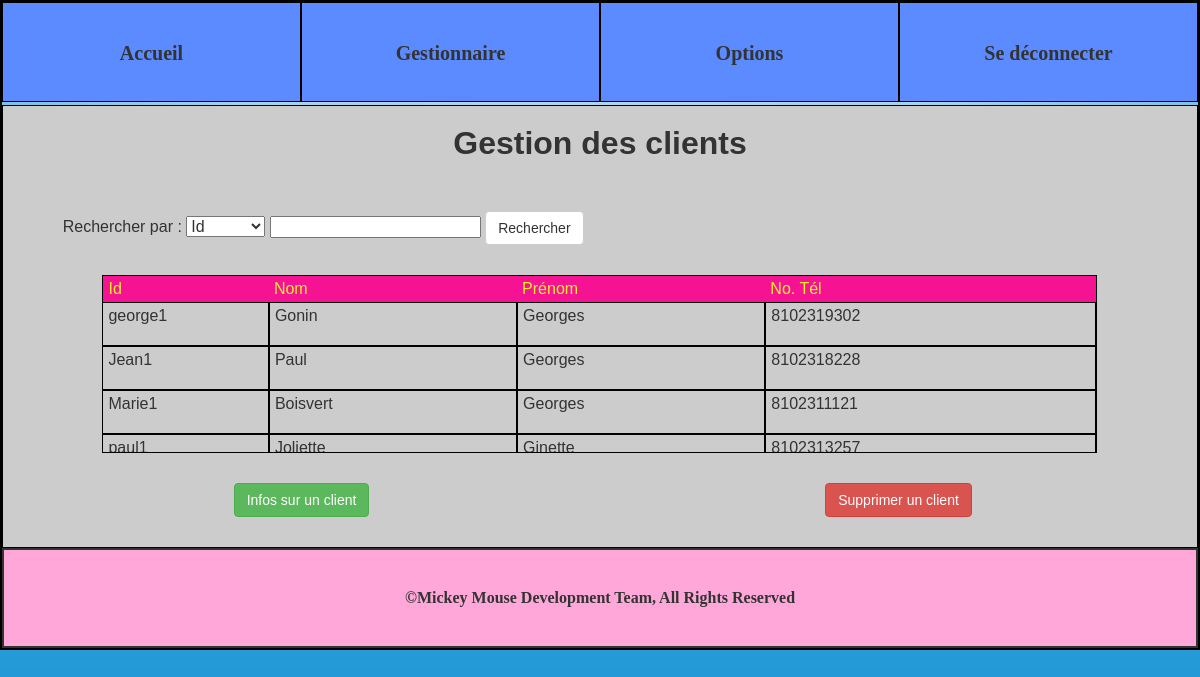
/client/page_client_gestion.php, run on the app's committed database.
### tables this page shows
CREATE TABLE client (
  identifiant VARCHAR(30) NOT NULL PRIMARY KEY,
  id_forfait INT,
  nom VARCHAR(30) NOT NULL,
  prenom VARCHAR(30) NOT NULL,
  date_naissance DATE NOT NULL,
  courriel VARCHAR(50) NOT NULL,
  telephone BIGINT NOT NULL,
  mot_de_passe VARCHAR(30) NOT NULL,
  FOREIGN KEY (id_forfait) REFERENCES forfait(id)
);

### client/gestionClient.php (called while the page is built, shortened)
<?php
include_once '../Outils/connexion.php';
include_once 'client.php';
  class GestionClient{
    public function getAllClient($column, $critere){
      $tempconn = new Connexion();
      $conn = $tempconn->getConnexion();
      $clients = null;
      $requete= "SELECT * FROM client";
      $result = $conn->query($requete);
      if ($result->num_rows > 0) {
        while($row = $result->fetch_assoc()) {
            $clients[] = new Client($row['identifiant'], $row['id_forfait'], $row['nom'], $row['prenom'], $row['date_naissance'], $row['courriel'],$row['telephone'], $row['mot_de_passe']);
          }
      }
      return $clients;
    }
  }
?>

### Outils/connexion.php (called while the page is built, shortened)
<?php
class Connexion{
  private $dbHost = "localhost";
  private $dbUser = "root";
  private $dbPass = "";
  private $dbName = "gymcentral";
  function __construct() {
    $this->conn = mysqli_connect($this->dbHost, $this->dbUser, $this->dbPass, $this->dbName);
  }
}
?>

### client/client.php (called while the page is built, shortened)
<?php
  class Client{
    private $identifiant;
    private $prenom;
    private $nom;
    private $telephone;
    public function getIdentifiant(){
      return $this->identifiant;
    }
    public function setIdentifiant($identifiant){
      $this->identifiant = $identifiant;
    }
    public function getPrenom(){
      return $this->prenom;
    }
    public function setPrenom($prenom){
      $this->prenom = $prenom;
    }
    public function getNom(){
      return $this->nom;
    }
    public function setNom($nom){
      $this->nom = $nom;
    }
    public function getTelephone(){
      return $this->telephone;
    }
    public function setTelephone($telephone){
      $this->telephone = $telephone;
    }
  }
 ?>

### client/gestionAffichageClient.php (the view, shortened to what this page needs)
<?php
include_once 'gestionClient.php';
include_once 'client.php';
class GestionAffichageClient{
  public function getTableau($column, $critere){
    $ge = new GestionClient();
    $client = $ge->getAllClient($column, $critere);
    $tableau = "";
    if(!is_array($client)){
      $tableau .= "Aucun resultat trouvé.";
    }
    else{
      for ($i = 0; $i < sizeof($client); $i++){
        $tableau .= "
        <tr>
        <td class=\"col-m-2\">".$client[$i]->getIdentifiant()."</td>
        <td class=\"col-m-3\">".$client[$i]->getNom()."</td>
        <td class=\"col-m-3\">".$client[$i]->getPrenom()."</td>
        <td class=\"col-m-4\">".$client[$i]->getTelephone()."</td>
        </tr>";
      }
    }
    return $tableau;
  }
}
 ?>

### client/page_client_gestion.php (shortened to what this page needs)
<!DOCTYPE html>
<html lang="fr" dir="ltr">
  <head>
    <link rel="stylesheet" href="../css/bootstrap.min.css">
    <link rel="stylesheet" href="../css/style.css">
    <link rel="stylesheet" href="../css/style-max.css">
  </head>
<?php
$nomPage = "Gestion des clients";
?>
<body>
  <div class="contenu">
    <?php include '../default/header.php'; ?>
    <main class = "gestion_employe col-m-12">
        <h1><?php echo $nomPage ?></h1>
        <div class="spacing col-m-12"></div>
        <div class="recherche col-m-12">
          <label for="">Rechercher par : </label>
          <select id="column">
            <option value="identifiant">Id</option>
          </select>
          <input id="critere" type="text" name="" value="">
          <input type="button" class="btn btn-default btnForfait" value="Rechercher" onclick="rechercheAjax()">
        </div>
        <div class="spacing col-m-12"></div>
        <div class="gestion_employe_filler col-m-1"></div>
        <table class="fixed_header col-m-10">
          <thead>
            <tr>
              <th class="col-m-2">Id</th>
              <th class="col-m-3">Nom</th>
              <th class="col-m-3">Prénom</th>
              <th class="col-m-4">No. Tél</th>
            </tr>
          </thead>
          <tbody id="tbody">
            <?php
            require 'GestionAffichageClient.php';
            $gae = new GestionAffichageClient();
            echo $gae->getTableau(null, null);
            ?>
          </tbody>
        </table>
        <div class="gestion_employe_filler col-m-1"></div>
        <div class="spacing col-m-12"></div>
        <div class="col-m-12 col-t-6 col-6">
          <input class="btn btn-success" type="button" name="" onclick="clickInfo(); openForm();" value="Infos sur un client">
        </div>
        <div class="col-m-12 col-t-6 col-6">
          <input class="btn btn-danger" type="button" name="" onclick="clickSuppr(); openForm();" value="Supprimer un client">
        </div>
        <div class="spacing col-m-12"></div>
      </main>
    <?php
    include '../default/footer.php';
    ?>
  </div>
</body>
</html>

### default/header.php (shortened to what this page needs)
<!DOCTYPE html>
<nav class="dropdown">
  <button class="menu" onclick="window.location = '../authentification/accueil.php'">Accueil</button>
  <button onclick="derouler()" class="dropdown menu">Gestionnaire</button>
  <button class="menu">Options</button>
  <button class="menu" onclick="window.location = '../authentification/deconnexion.php'">Se déconnecter</button>
</nav>

### default/footer.php
<!DOCTYPE html>
<footer class="col-m-12">
  <p class="footer-txt">©Mickey Mouse Development Team, All Rights Reserved</p>
</footer>

### css/style.css (style rules this page uses)
html, body, div, span, applet, object, iframe, p, blockquote, pre, a, abbr, acronym, address, big, cite, code, del, dfn, em, img, ins, kbd, q, s, samp, small, strike, strong, sub, sup, tt, var, b, u, i, center, dl, dt, dd, ol, ul, li, fieldset, form, label, legend, table, caption, tbody, tfoot, thead, tr, th, td, article, aside, canvas, details, embed, figure, figcaption, footer, header, hgroup, menu, nav, output, ruby, section, summary, time, mark, audio, video { margin: 0; padding: 0; border: 0; font-size: 100%; font: inherit; vertical-align: baseline; }
article, aside, details, figcaption, figure, footer, header, hgroup, menu, nav, section { display: block; }
body { line-height: 1; }
table { border-collapse: collapse; border-spacing: 0; }
.contenu { max-width: 1200px; margin:auto; border:2px solid #000000; overflow:hidden; }
* { box-sizing:border-box; font-family:Arial; margin: 0; padding: 0; }
.fixed_header td { border: 1px solid black; min-height:44px; max-height:44px; overflow:hidden; display:block; }
.fixed_header thead th { color: #f1f227; }
.fixed_header td:first-of-type { border-left: none; }
.fixed_header { width: 100%; table-layout: fixed; border-collapse: collapse; border: 1px solid black; align:center; }
.fixed_header tbody { display:block; width: 100%; overflow: auto; height: 100%; max-height:150px; }
.fixed_header tr { display: block; min-height:100%; overflow:hidden; line-height: 100%; }
.fixed_header thead { background: #F51393; color:#fff; }
.fixed_header th, .fixed_header td { padding: 5px; text-align: left; text-overflow: ellipsis; }
.gestion_employe_filler { min-height:1px; }
div.recherche { padding:0 5% 0 5%; text-align:left; }
div.spacing { min-height:30px; display:block; }
.dropdown { position: relative; display: inline-block; width: 100%; }
.menu { background-color: #5C8AFF; float: left; width: 25%; height: 100px; text-align: center; border-bottom: 1px; border-style: solid; padding-top: 40px; padding-bottom: 44px; border: 1px solid black; font-weight: bold; cursor: pointer; font-size: 20px; }
HTML { height: 100%; max-height:150px; }
main { height: auto; border: 1px solid #000000; background-color: #CCCCCC; overflow: hidden; }
body { background: url("../img/web_background.png") no-repeat center center fixed; margin: auto; }
footer { height: 100px; background-color: #FFA7D9; border: 2px solid; text-align: center; }
.footer-txt { font-weight: bold; padding-top: 40px; padding-bottom: 40px; }
[class*="col-"] { width: 100%; }
.col-m-1 { width: 8.33%; }
.col-m-2 { width: 16.66%; }
.col-m-3 { width: 25%; }
.col-m-4 { width: 33.33%; }
.col-m-10 { width: 83.33%; }
.col-m-12 { width: 100%; }
@media only screen and (min-width: 768px) { .col-t-6 { width: 50%; } }

### css/style-max.css (style rules this page uses)
.gestion_employe { text-align:center; }
tr { display: block; }
.fixed_header thead { background: #F51393; color:#fff; }
.fixed_header th, .fixed_header td { padding: 5px; text-align: left; text-overflow: ellipsis; }
.gestion_employe_filler { min-height:1px; }
div.recherche { padding:0 5% 0 5%; text-align:left; }
div.spacing { min-height:30px; }
[class*='col'] { float: left; }
.col-m-1 { width: 8.33%; }
.col-m-2 { width: 16.66%; }
.col-m-3 { width: 25%; }
.col-m-4 { width: 33.33%; }
.col-m-10 { width: 83.33%; }
.col-m-12 { width: 100%; }
@media only screen and (min-width: 768px) { .col-t-6 { width: 50%; } }

### data on the page
client: identifiant "george1", nom "Gonin", prenom "Georges", telephone "8102319302"
client: identifiant "Jean1", nom "Paul", prenom "Georges", telephone "8102318228"
client: identifiant "Marie1", nom "Boisvert", prenom "Georges", telephone "8102311121"
client: identifiant "paul1", nom "Joliette", prenom "Ginette", telephone "8102313257"

### other printed values
$nomPage "Gestion des clients"
